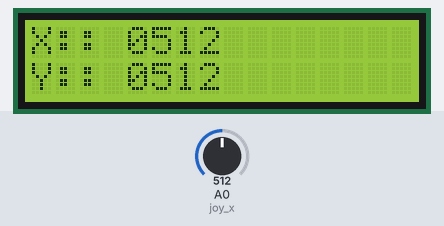
This sketch was run on a simulated Arduino Uno, built with avr-gcc and run on an emulated ATmega328P. Shown: 16×2 character LCD. The inputs (shaded band) are chosen by the test bench; at power-on: A0 (joy_x) = 512. What the sketch prints to the serial monitor is not drawn.

Above: at 1.2 s.
1.3 s: A0 (joy_x) set to 716
At 2.5 s:
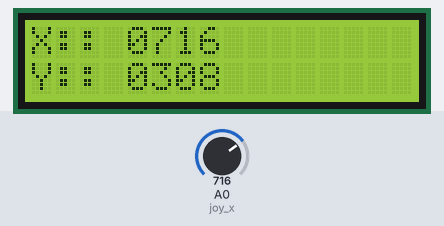
2.8 s: A0 (joy_x) set to 900
At 4.0 s:
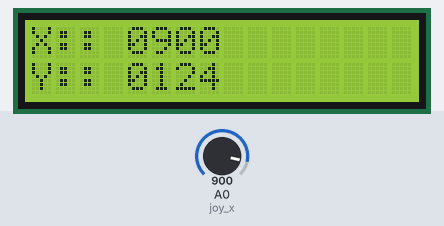
4.4 s: A0 (joy_x) set to 1023
At 5.1 s:
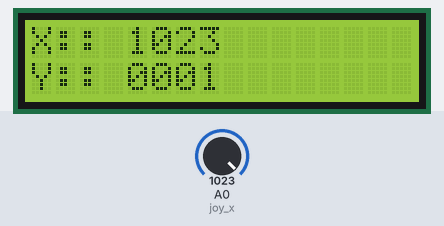
Timing chart, 0 to 7.4 s (numbered marks = the images above; inputs shaded):
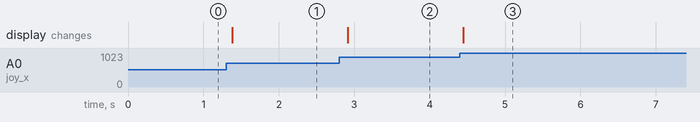

The sketch:

joy.ino
```cpp
#include <LiquidCrystal_I2C.h>

LiquidCrystal_I2C lcd(0x27, 16, 2);

int joy_x = 0;
int joy_y = 0;

void display(long data, long data2){
    int j, k, l, m, j2, k2, l2, m2 = 0;
    j = (data % 10000) / 1000; //-------1000의자리
    k = (data % 1000) / 100; //-------100의자리
    l = (data % 100) / 10; //-------10의자리
    m = (data % 10);    //-------1의자리

    j2 = (data2 % 10000) / 1000; //-------1000의자리
    k2 = (data2 % 1000) / 100; //-------100의자리
    l2 = (data2 % 100) / 10; //-------10의자리
    m2 = (data2 % 10);    //-------1의자리

    lcd.setCursor(0, 0);
    lcd.print("X:: ");
    lcd.print(j);
    lcd.print(k);
    lcd.print(l);
    lcd.print(m);

    lcd.setCursor(0, 1);
    lcd.print("Y:: ");
    lcd.print(j2);
    lcd.print(k2);
    lcd.print(l2);
    lcd.print(m2);


}

void setup()  // 초기화
{
  lcd.init();  // LCD 초기화
  lcd.backlight();  // LCD 백라이트 함수
  Serial.begin(9600);
}

void loop(){
    int x = analogRead(joy_x);
    int y = analogRead(joy_y);
    Serial.print("X::");
    Serial.print(x);
    Serial.print("Y::");
    Serial.print(y);
    display(x, 1024-y);
    delay(100);
}
```

Measured:
- after the input at 1.3 s, the display: changes after 0.08 s (image 1)
- after the input at 2.8 s, the display: changes after 0.11 s (image 2)
- after the input at 4.4 s, the display: changes after 0.05 s (image 3)
